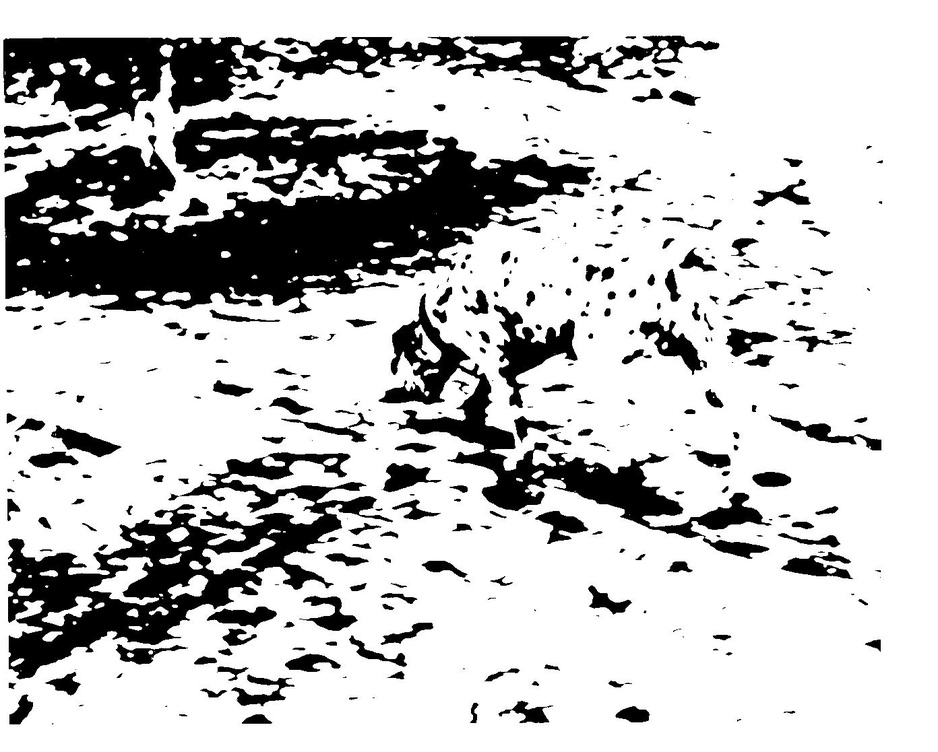
%> input picture DD2423_Lab_Files/Images/dog.jpg, 938 x 752 px, shrunk from 1392 x 1117 before the run
$ octave --eval "result = Lvvvtilde(imread('../../DD2423_Lab_Files/Images/dog.jpg'));"   (GNU Octave 9; MATLAB toolbox functions it lacks are replaced by stand-ins)
%> lines starting %> are read from the running program, lines starting %| are printed output that depends on the picture
function Lvvv = Lvvvtilde(image, shape)
% LVVVTILDE Computes the third directional derivative (Lvvv) of an image.
%   Lvvv = Lvvvtilde(image, shape)
%   - image: input image
%   - shape: convolution shape ('same', etc.)

    if nargin < 2
        shape = 'same';
    end

    % First order derivatives
    dx = padarray([1/2, 0, -1/2], [2, 1], 0, 'both');
    dy = padarray([1/2, 0, -1/2]', [1, 2], 0, 'both');

    % Second order derivatives
    dxx = padarray([1, -2, 1], [2, 1], 0, 'both');
    dyy = padarray([1, -2, 1]', [1, 2], 0, 'both');
    dxy = conv2([1/2, 0, -1/2], [1/2, 0, -1/2]', 'same');

    % Third order derivatives
    dxxy = conv2(dxx, dy, 'same');
    dxyy = conv2(dx, dyy, 'same');
    dxxx = conv2(dx, dxx, 'same');
    dyyy = conv2(dy, dyy, 'same');

    % Compute derivatives
    Lx = conv2(image, dx, shape);
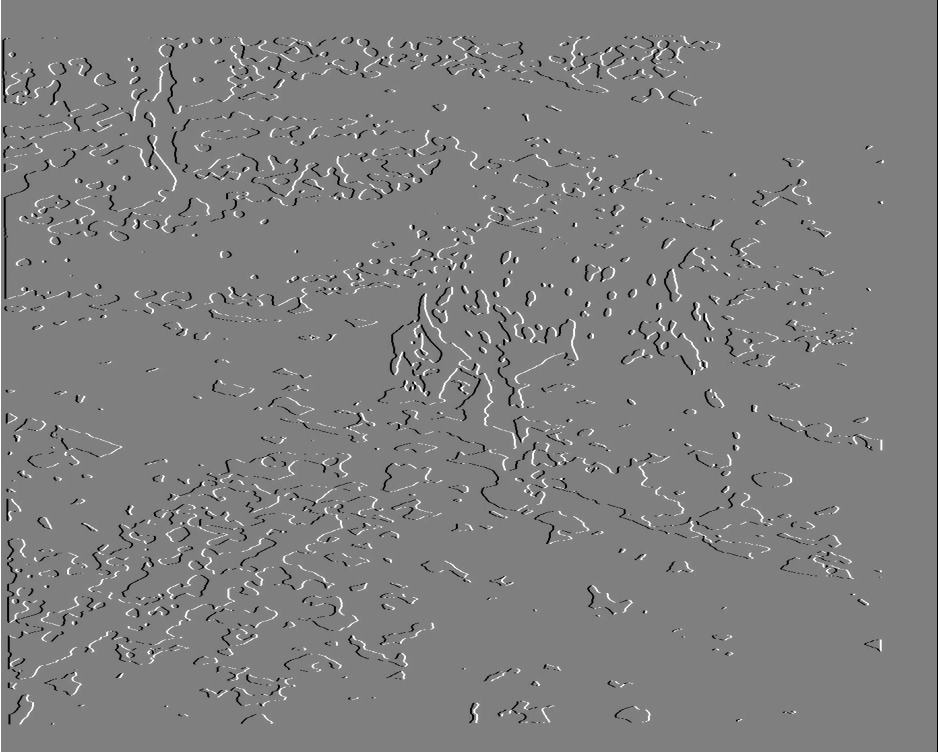
%> Lx: size 752x938 double; min -127.5, max 127.5, mean 0; drawn with min black and max white
    Ly = conv2(image, dy, shape);
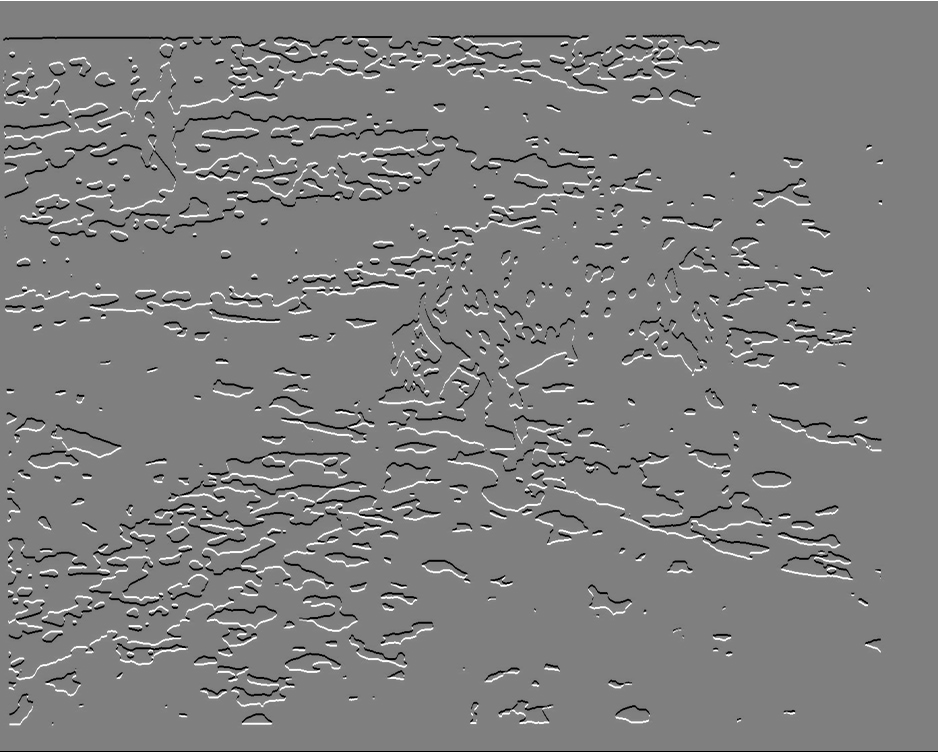
%> Ly: size 752x938 double; min -127.5, max 127.5, mean 0; mean of the top-left, top-right, bottom-left and bottom-right quarters 0.3, 0.3, -0.3, -0.3; drawn with min black and max white
    Lxxy = conv2(image, dxxy, shape);
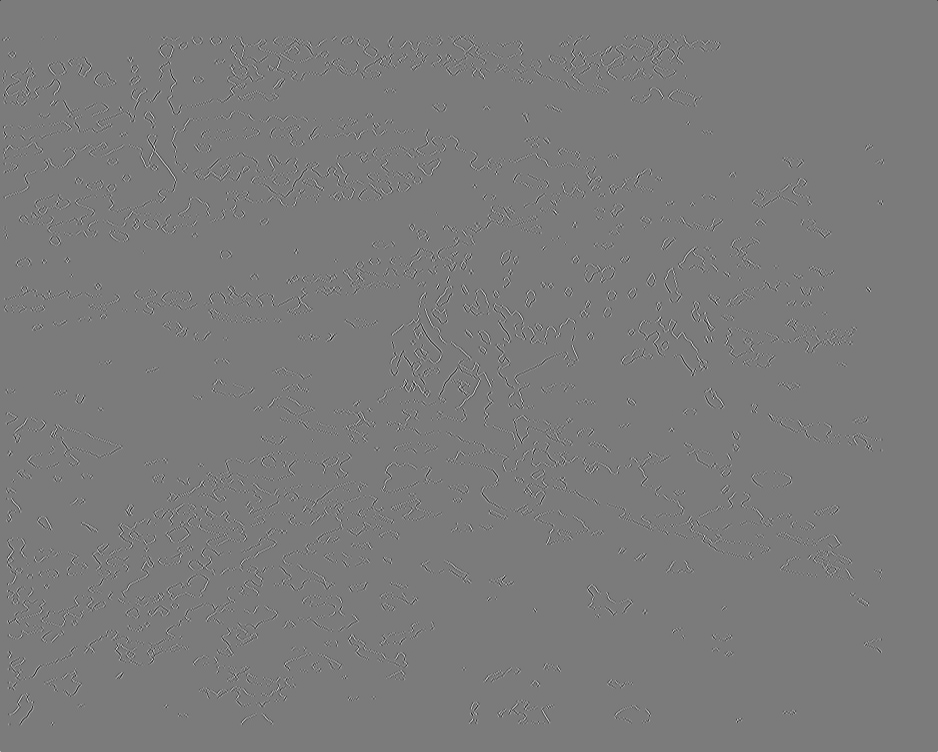
%> Lxxy: size 752x938 double; min -264.5, max 282, mean 0; drawn with min black and max white
    Lxyy = conv2(image, dxyy, shape);
    Lxxx = conv2(image, dxxx, shape);
    Lyyy = conv2(image, dyyy, shape);

    % Third directional derivative
    Lvvv = (Lx .^ 3) .* Lxxx + 3 * (Lx .^ 2) .* (Ly .* Lxxy) + ...
           3 * Lx .* (Ly .^ 2) .* Lxyy + (Ly .^ 3) .* Lyyy;
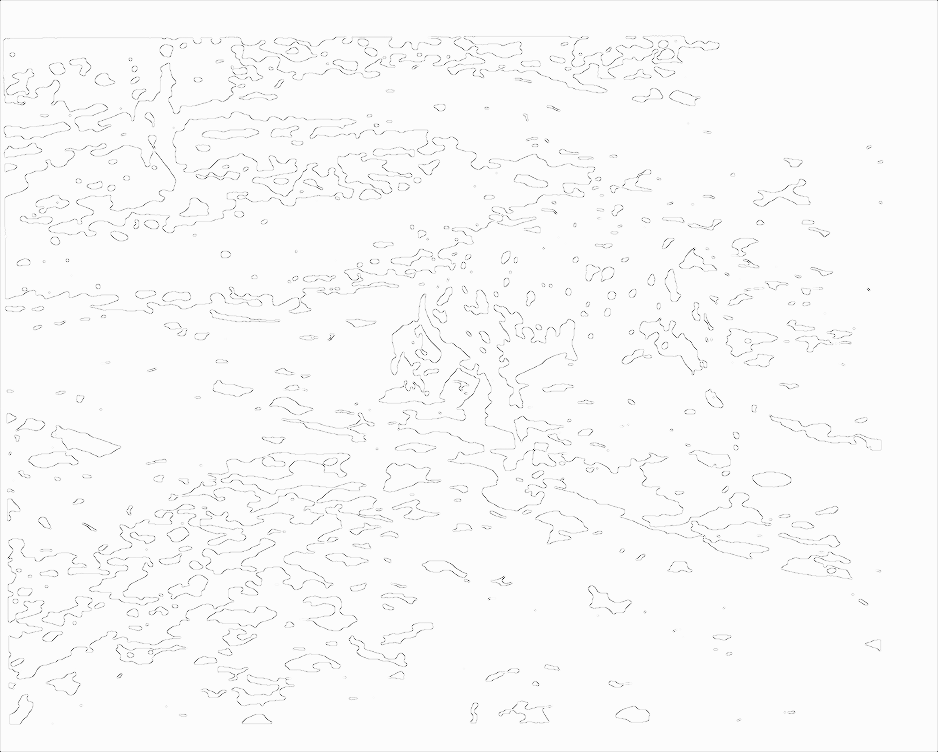
%> Lvvv: size 752x938 double; min -3.16e+09, max 27435605.2, mean -32592755.7; drawn with min black and max white
end
